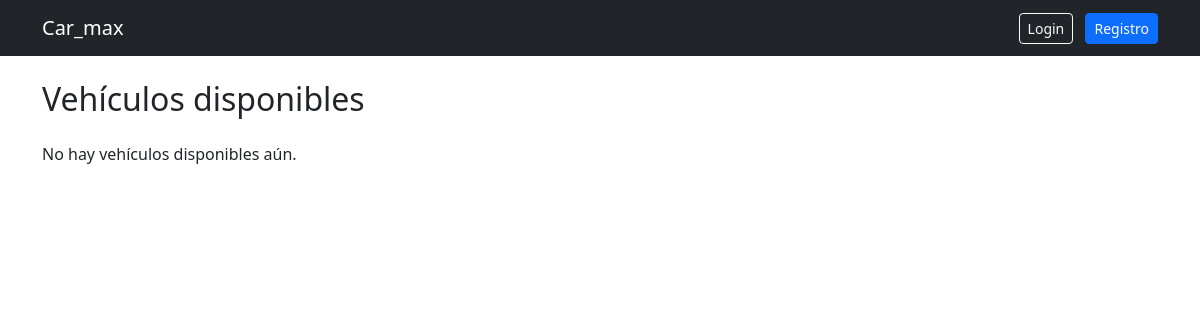
The app's page /, older data.
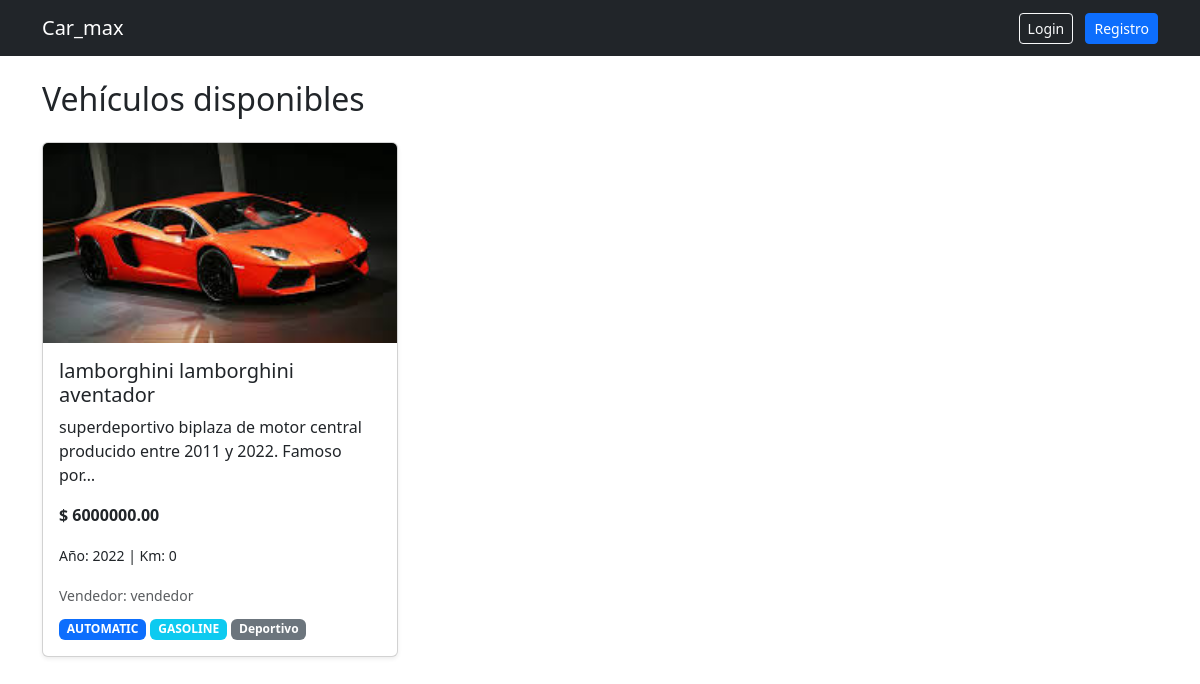
The same page, newer data.
### Car_max/models.py (models this page shows, shortened)
class Car(models.Model):
    TRANSMISSION_CHOICES = [
        ('MANUAL', 'Manual'),
        ('AUTOMATIC', 'Automático'),
    ]
    FUEL_CHOICES = [
        ('GASOLINE', 'Gasolina'),
        ('DIESEL', 'Diésel'),
        ('ELECTRIC', 'Eléctrico'),
        ('HYBRID', 'Híbrido'),
    ]
    id = models.UUIDField(primary_key=True, default=uuid.uuid4, editable=False)
    brand = models.CharField(max_length=50)
    model_name = models.CharField(max_length=50)
    year = models.PositiveIntegerField()
    price = models.DecimalField(max_digits=12, decimal_places=2)
    mileage = models.PositiveIntegerField()
    transmission = models.CharField(max_length=15, choices=TRANSMISSION_CHOICES, default='AUTOMATIC')
    fuel_type = models.CharField(max_length=15, choices=FUEL_CHOICES, default='GASOLINE')
    engine = models.CharField(max_length=50)
    description = models.TextField()
    stock = models.PositiveIntegerField(default=1)
    image = models.ImageField(upload_to='cars/', blank=True, null=True)
    owner = models.ForeignKey(
        settings.AUTH_USER_MODEL,
        on_delete=models.CASCADE,
        related_name='cars'
    )
    categories = models.ManyToManyField(
        Category,
        related_name='cars'
    )
    created_at = models.DateTimeField(auto_now_add=True)

class User(AbstractUser):
    id = models.UUIDField(primary_key=True, default=uuid.uuid4, editable=False)
    is_seller = models.BooleanField(default=False)

class Category(models.Model):
    id = models.UUIDField(primary_key=True, default=uuid.uuid4, editable=False)
    name = models.CharField(max_length=100)
    description = models.TextField(blank=True)

### Car_max/views.py (the view)
# urls.py: path('', views.home, name='home'),
def home(request):
    cars = Car.objects.all()[:6]
    return render(request, 'Car_max/home.html', {'cars': cars})

### Car_max/templates/Car_max/home.html
{% extends 'Car_max/base.html' %}
{% block content %}
<h2 class="mb-4">Vehículos disponibles</h2>
<div class="row">
    {% for car in cars %}
    <div class="col-md-4">
        <div class="card mb-4 shadow-sm">
            {% if car.image %}
                <img src="{{ car.image.url }}" class="card-img-top" alt="{{ car.brand }} {{ car.model_name }}" style="height: 200px; object-fit: cover;">
            {% endif %}
            <div class="card-body">
                <h5>{{ car.brand }} {{ car.model_name }}</h5>
                <p>{{ car.description|truncatechars:80 }}</p>
                <p><strong>$ {{ car.price }}</strong></p>
                <p><small>Año: {{ car.year }} | Km: {{ car.mileage }}</small></p>
                <small class="text-muted">
                    Vendedor: {{ car.owner.username }}
                </small>
                <div class="mt-2">
                    <span class="badge bg-primary">{{ car.transmission }}</span>
                    <span class="badge bg-info">{{ car.fuel_type }}</span>
                    {% for cat in car.categories.all %}
                        <span class="badge bg-secondary">{{ cat.name }}</span>
                    {% endfor %}
                </div>
            </div>
        </div>
    </div>
    {% empty %}
        <p>No hay vehículos disponibles aún.</p>
    {% endfor %}
</div>
{% endblock %}

### Car_max/templates/Car_max/base.html (shortened to what this page needs)
<!DOCTYPE html>
<html lang="es">
<head>
    <link href="https://cdn.jsdelivr.net/npm/bootstrap@5.3.0/dist/css/bootstrap.min.css" rel="stylesheet">
</head>
<body>
<nav class="navbar navbar-expand-lg navbar-dark bg-dark">
  <div class="container">
    <a class="navbar-brand" href="/">Car_max</a>
    <div>
      {% if user.is_authenticated %}
        <span class="text-white me-3">Hola {{ user.username }}</span>
        {% if user.is_seller %}
          <a href="{% url 'dashboard' %}" class="btn btn-warning btn-sm me-2">Dashboard</a>
        {% endif %}
        <a href="{% url 'logout' %}" class="btn btn-outline-light btn-sm">Logout</a>
      {% else %}
        <a href="{% url 'login' %}" class="btn btn-outline-light btn-sm me-2">Login</a>
        <a href="{% url 'register' %}" class="btn btn-primary btn-sm">Registro</a>
      {% endif %}
    </div>
  </div>
</nav>
<div class="container mt-4">
    {% block content %}{% endblock %}
</div>
</body>
</html>

Row changes from the older to the newer data that the page shows:
added Car: image (picture), brand "lamborghini", model_name "lamborghini aventador", description "superdeportivo biplaza de motor central producido entre 2011 y 2022. Famoso por…", price "6000000.00", year "2022", mileage "0", owner.username "vendedor", transmission "AUTOMATIC", fuel_type "GASOLINE"
added Category: name "Deportivo"
Text that changed along with them:
text no longer shown: "No hay vehículos disponibles aún."
